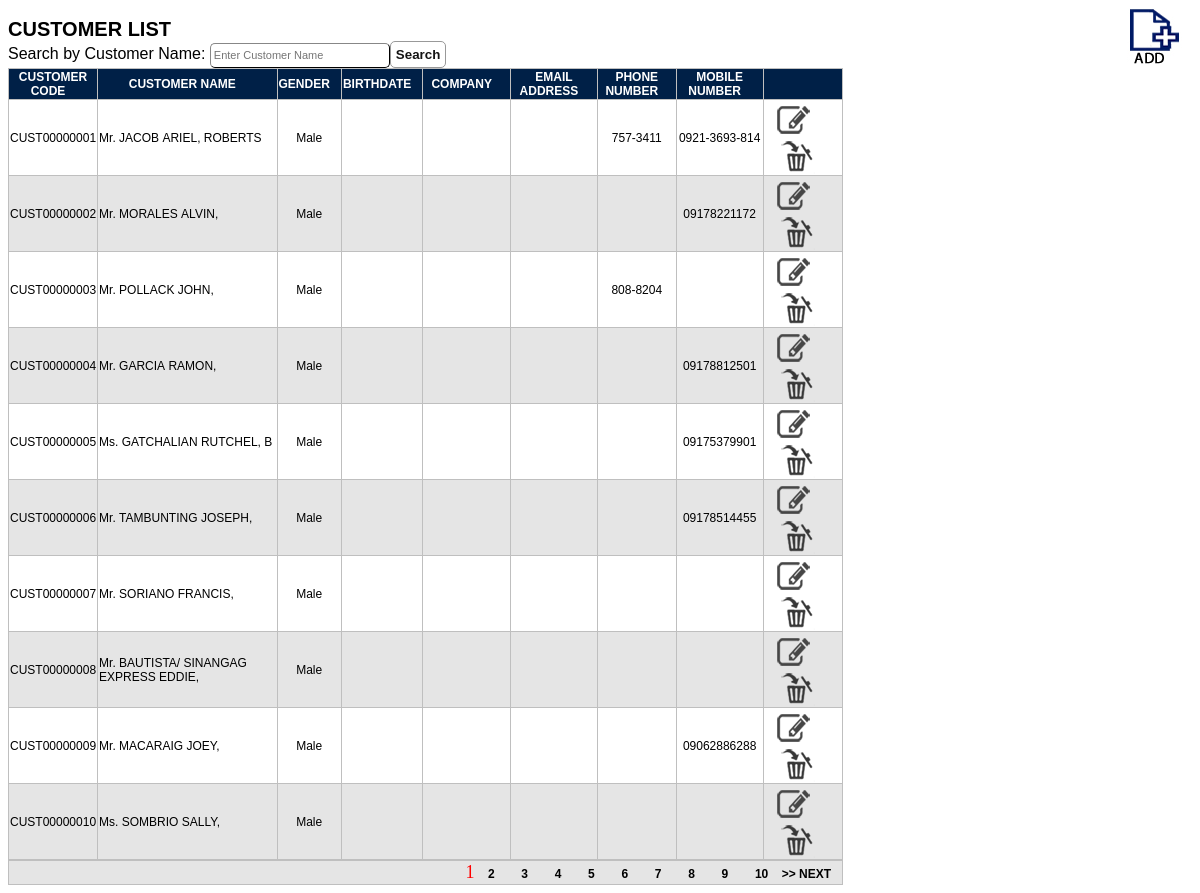
Screenshot of /customer_list.php (signed in) with the database file from the repository.
### tables this page shows
CREATE TABLE `tbl_customer` (
  `cust_id` varchar(20) NOT NULL,
  `salutation` varchar(60) NOT NULL,
  `lastname` varchar(60) NOT NULL,
  `firstname` varchar(60) NOT NULL,
  `middlename` varchar(60) NOT NULL,
  `address` varchar(200) NOT NULL,
  `city` varchar(60) NOT NULL,
  `province` varchar(60) NOT NULL,
  `zipcode` bigint(10) NOT NULL,
  `birthday` varchar(30) NOT NULL,
  `gender` varchar(60) NOT NULL,
  `tin` varchar(20) NOT NULL,
  `company` varchar(100) NOT NULL,
  `source` varchar(60) NOT NULL,
  `email` varchar(60) NOT NULL,
  `landline` varchar(20) NOT NULL,
  `fax` varchar(20) NOT NULL,
  `mobile` varchar(20) NOT NULL,
  `cust_created` datetime NOT NULL,
  PRIMARY KEY (`cust_id`),
  UNIQUE KEY `cust_id` (`cust_id`)
);

### customer_list.php (the view, shortened to what this page needs)
<?php
	require_once("conf/db_connection.php");
?>
<html>
<head>
<title</title>
<link rel="stylesheet" type="text/css" href="style/table.css" />
</head>
<body>
<div class="button"><a href="customer_add.php"><img src="images/add.jpg" /></a></div>
<div class="title">CUSTOMER LIST</div>
Search by Customer Name: <input type="text" name="txtsearchcust" id="txtsearchcust" name="search" placeholder="Enter Customer Name" /><input type="button" value="Search" onclick="SearchCustomer();" />
<?Php
$page_name="customer_list.php";
@$column_name=$_GET['customer_list'];
@$start=$_GET['start'];
$eu = ($start - 0);
$limit = 10;
$this1 = $eu + $limit;
$next = $eu + $limit;
$query2=" SELECT * FROM tbl_customer  ";
$count=$dbo->prepare($query2);
$count->execute();
$nume=$count->rowCount();
echo "<span id='divSearchCustomer'><TABLE><tr>";
echo "<th width='60px'><a href='$page_name?column_name=customer_id'>Customer Code</a></th>";
echo "<th width='180px'><a href='$page_name?column_name=name'>Customer Name</a></th>";
echo "<th width='35px'><a href='$page_name?column_name=gender'>Gender</a></th>";
echo "<th width='70px'><a href='$page_name?column_name=birthday'>Birthdate</a></th>";
echo "<th width='100px'><a href='$page_name?column_name=company'>Company</a></th>";
echo "<th width='100px'><a href='$page_name?column_name=email'>Email Address</a></th>";
echo "<th width='90px'><a href='$page_name?column_name=phone'>Phone Number</a></th>";
echo "<th width='95px'><a href='$page_name?column_name=mobile'>Mobile Number</a></th>";
echo "<th><a href='$page_name?column_name=button'></th>";
$query=" SELECT * FROM tbl_customer  ";
$query = $query. " limit $eu, $limit ";
foreach ($dbo->query($query) as $row) {
echo "<tr >";
echo "<td><center>$row[cust_id]</td>";
echo "<td>$row[salutation]&nbsp$row[lastname]&nbsp$row[firstname],&nbsp$row[middlename] </td>";
echo "<td><center>$row[gender]</center></td>";
echo "<td><center>$row[birthday]</center></td>";
echo "<td><center>$row[company]</center></td>";
echo "<td><center>$row[email]</center></td>";
echo "<td><center>$row[landline]</center></td>";
echo "<td><center>$row[mobile]</center></td>";
echo "<td width='110px'><center>
			<a href='customer_edit.php?custid=".$row['cust_id']."'><img src='images/edit.png' /></a> &nbsp;&nbsp;
			<a href='customer_delete.php?custid=".$row['cust_id']."'><img src='images/delete.png' /></a>
	</center></td>";
echo "</tr>";
}
echo "</table></span>";
echo "<table><tr><td align='right'>";
$l=1;
for($i=0;$i < $nume;$i=$i+$limit){
if($i <> $eu){
echo "&nbsp;&nbsp;&nbsp; <a href='$page_name?start=$i&column_name=$column_name'>$l</a> ";
}
else { echo "<font face='Verdana' size='4' color=red>$l</font>";}
$l=$l+1;
}
if($this1 < $nume) {
print "<a href='$page_name?start=$next&column_name=$column_name'>>> NEXT</a>";}
echo "</td></tr></table>";
?>
</body>
</html>

### style/table.css (style rules this page uses)
body { font-family:Arial; }
table { width: 835px; border-collapse: collapse; border-spacing: 0; margin:0px; padding:0px; }
table, th, td { border: 1px solid #bfbfbf; }
th { background: #002047; color: #fff; font-size: 14px; font-weight: bold; text-transform: uppercase; height: 25px; }
th a { color: #fff; text-decoration: none; }
td { font-size: 12px; height: 23px; }
tr:nth-child(even) { background: #fff; }
tr:nth-child(odd) { background: #e5e5e5; }
.title { padding-top: 10px; font-weight: bold; font-size: 20px; text-transform:uppercase; }
.button { float: right; font-size: 15px; }
a { text-decoration: none; margin-right: 10px; font-size: 12px; font-weight: bold; color: #000; cursor:pointer; }
input[type="text"], input[type="password"],textarea, select { font-size: 11px; line-height:150%; color : #000; padding : 3px; border : 1px outset #333; -moz-border-radius: 5px; -webkit-border-radius: 5px; -khtml-border-radius: 5px; border-radius: 5px; width: 180px; }
input[type="submit"], input[type="button"] { background: repeat-x top center; border: 1px solid #999; -moz-border-radius: 5px; color: #141414; font-weight: bold; -webkit-border-radius: 5px; padding: 5px; cursor:pointer; }

### rows the page displays
tbl_customer: cust_id "CUST00000001", salutation "Mr.", lastname "JACOB", firstname "ARIEL", middlename "ROBERTS", gender "Male", landline "757-3411", mobile "0921-3693-814"
tbl_customer: cust_id "CUST00000002", salutation "Mr.", lastname "MORALES", firstname "ALVIN", gender "Male", mobile "09178221172"
tbl_customer: cust_id "CUST00000003", salutation "Mr.", lastname "POLLACK", firstname "JOHN", gender "Male", landline "808-8204"
tbl_customer: cust_id "CUST00000004", salutation "Mr.", lastname "GARCIA", firstname "RAMON", gender "Male", mobile "09178812501"
tbl_customer: cust_id "CUST00000005", salutation "Ms.", lastname "GATCHALIAN", firstname "RUTCHEL", middlename "B", gender "Male", mobile "09175379901"
tbl_customer: cust_id "CUST00000006", salutation "Mr.", lastname "TAMBUNTING", firstname "JOSEPH", gender "Male", mobile "09178514455"
tbl_customer: cust_id "CUST00000007", salutation "Mr.", lastname "SORIANO", firstname "FRANCIS", gender "Male"
tbl_customer: cust_id "CUST00000008", salutation "Mr.", lastname "BAUTISTA/ SINANGAG EXPRESS", firstname "EDDIE", gender "Male"
tbl_customer: cust_id "CUST00000009", salutation "Mr.", lastname "MACARAIG", firstname "JOEY", gender "Male", mobile "09062886288"
tbl_customer: cust_id "CUST00000010", salutation "Ms.", lastname "SOMBRIO", firstname "SALLY", gender "Male"
